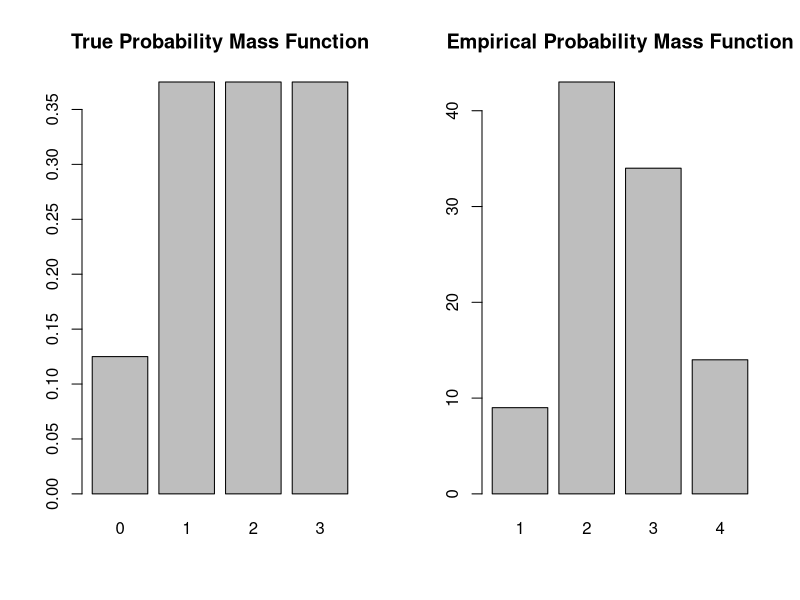

Write R code to recreate this figure.
## ---- chunk 1

maruf <- function(nums) {
  mean <- mean(nums)
  varience <- var(nums)
  stdv <- sd(nums)
  return(c(Mean=mean, Varience=varience, SD=stdv))
}

maruf(1:300)


## ---- chunk 2

correl <- function(X, Y) {
  res <- cor(X, Y)
  return(c('Correlation Coefficient'= res))
}

X <- runif(20)
Y <- runif(20)

correl(X, Y)

RC <- function(formula, data) {
  rel <- lm(formula=formula, data=data)
  return(rel)
}

set.seed(1)

X <- c(rnorm(10, 1, 30))
Y <- c(rnorm(10, 100, 1000))

data <- data.frame(x=X, y=Y)

RC(y~x, data=data)
RC(x~y, data=data)

data

## ---- chunk 3

X <- c(1)

a <- 11
m <- 16
n <- 15


for (i in 1:n){
  X[i+1] <- (a*X[i])%%m
}

R <- X/m
X
R

## ---- chunk 4

X <- c(123)
a <- 168
m <- (2^31)-1
n <- 10
c <- 1
for (i in 1:n){
  X[i+1] <- (a*X[i]+c)%%m
}
X
R<-X/m
R

## ---- chunk 5

normrandbm <- function(){
  U1 <- runif(1,0,1)
  U2 <- runif(1,0,1)
  X <- ((-2*log(U1))^(0.5))*cos(2*pi*U2)
  Y <- ((-2*log(U1))^(0.5))*sin(2*pi*U2)
  variables <- c("X" = X,"Y" = Y)
  return(variables)
}


bmstats <- function(n){
  df <- data.frame()
  for(i in 1:n){
    newSample <- normrandbm()
    df[i,1] <- as.numeric(newSample[1])
    df[i,2] <- as.numeric(newSample[2])
  }
  names(df) <- c("X", "Y")
  return(c("Mean(X)"=mean(df$X),
           "SD(X)"=sd(df$X),
           "Mean(Y)"=mean(df$Y),
           "SD(Y)"=sd(df$Y)))
}

bmstats(2300)

## ---- chunk 6

n <- 10
U <- runif(n)
X <- -log(1-U)/10
X
## ---- chunk 7

n <- 10
U <- runif(n)
X <- -log(1-U)*10
X

## ---- chunk 8

MC.simple.est <- function(g, a, b, n=1e4) {
 xi <- runif(n,a,b) # step 1
 g.mean <- mean(g(xi)) # step 2
 return((b-a)*g.mean) # step 3
}

g <- function(x) 4*sqrt(1-x^2)

MC.simple.est(g, 0, 1)

## ---- chunk 9

discrete.inv.transform.sample <- function(probabilityVector) {
   U <- runif(1)
   if(U <= probabilityVector[1]){
    return(1)
   }
   for( i in 2:length(probabilityVector)) {
     if(sum(probabilityVector[1:(i-1)]) < U && U <= sum(probabilityVector[1:i])) {
      return(i)
     }
   }
}

num.samples <- 100
probabilityVector<- c(1/8, 3/8, 3/8, 3/8)
names(probabilityVector) <- 0:3
samples <- numeric(num.samples)

for(i in seq_len(num.samples) ) {
 samples[i] <- discrete.inv.transform.sample(probabilityVector)
}

par(mfrow=c(1,2))

barplot(probabilityVector, main='True Probability Mass Function')
barplot(table(samples), main='Empirical Probability Mass Function')

